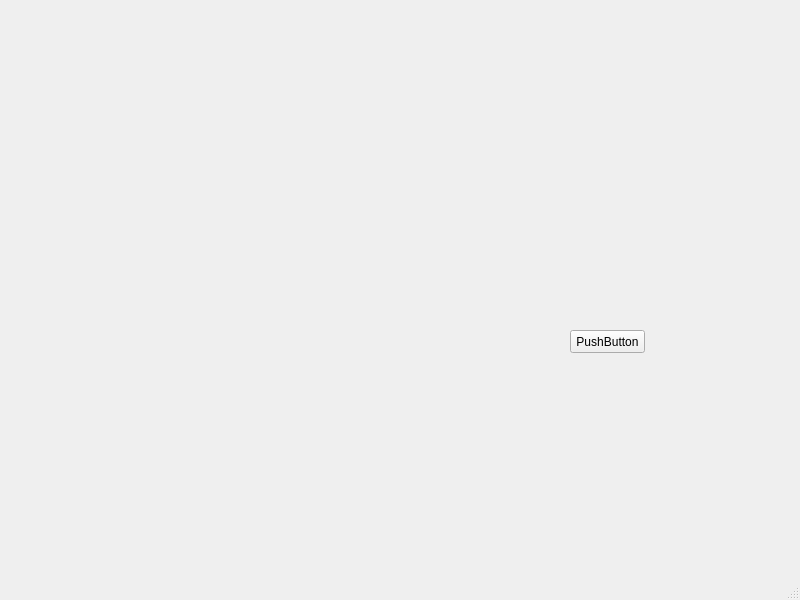
<?xml version="1.0" encoding="UTF-8"?>
<ui version="4.0">
 <class>Glavna</class>
 <widget class="QMainWindow" name="Glavna">
  <property name="geometry">
   <rect>
    <x>0</x>
    <y>0</y>
    <width>800</width>
    <height>600</height>
   </rect>
  </property>
  <property name="windowTitle">
   <string>MainWindow</string>
  </property>
  <widget class="QWidget" name="centralwidget">
   <widget class="QPushButton" name="pushButton">
    <property name="geometry">
     <rect>
      <x>570</x>
      <y>330</y>
      <width>75</width>
      <height>23</height>
     </rect>
    </property>
    <property name="text">
     <string>PushButton</string>
    </property>
   </widget>
  </widget>
  <widget class="QMenuBar" name="menubar">
   <property name="geometry">
    <rect>
     <x>0</x>
     <y>0</y>
     <width>800</width>
     <height>21</height>
    </rect>
   </property>
  </widget>
  <widget class="QStatusBar" name="statusbar"/>
 </widget>
 <resources/>
 <connections/>
</ui>
